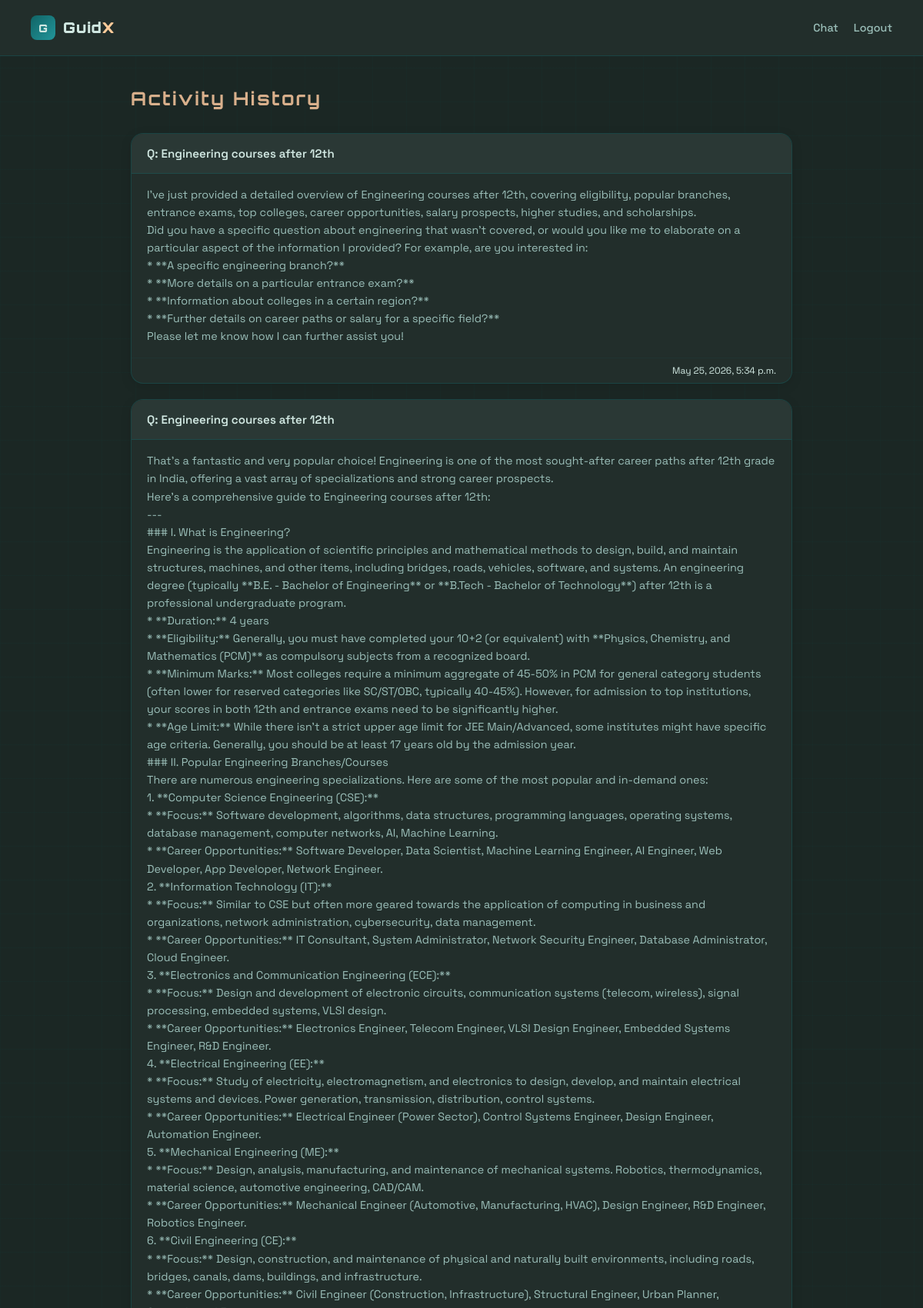
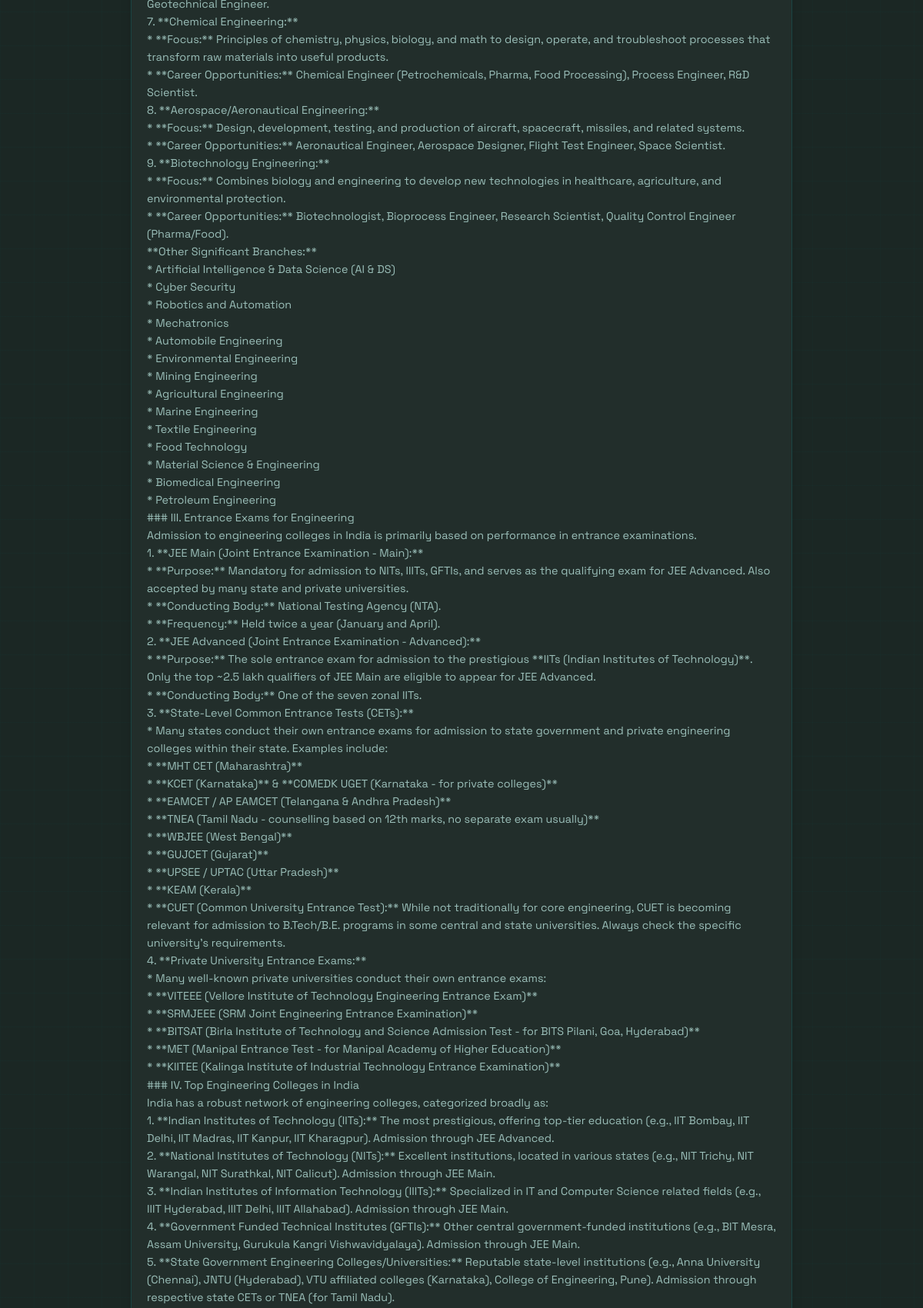
The app's page /chatbot/history/ (signed in, upper part) with its own data (2 pictures, top to bottom).
### chatbot/models.py (models this page shows, shortened)
class SearchHistory(models.Model):
    profile = models.ForeignKey(StudentProfile, on_delete=models.CASCADE, related_name='history')
    user = models.ForeignKey(User, on_delete=models.SET_NULL, null=True, blank=True, related_name='history')
    conversation_id = models.CharField(max_length=255, null=True, blank=True)
    query = models.TextField()
    response = models.TextField()
    timestamp = models.DateTimeField(auto_now_add=True)

### chatbot/views.py (the view)
# urls.py: path("history/", views.history_page, name="history"),
def history_page(request):
    if not request.user.is_authenticated:
        return redirect("/chatbot/login/")
    history = SearchHistory.objects.filter(user=request.user).order_by("-timestamp")[:50]
    return render(request, "chatbot/history.html", {"history": history})

### chatbot/templates/chatbot/history.html (shortened to what this page needs)
<!DOCTYPE html>
<html lang="en">
<head>
</head>
<body>
    <header class="header">
        <a href="/chatbot/home/" class="brand">
            <div class="brand-icon"><div class="brand-icon-letter">G</div></div>
            <div class="brand-name">Guid<span class="x">X</span></div>
        </a>
        <nav class="user-nav">
            <a href="/chatbot/" class="nav-link">Chat</a>
            <a href="/chatbot/logout/" class="nav-link">Logout</a>
        </nav>
    </header>
    <main class="container">
        <h2>Activity History</h2>
        <div class="history-list">
            {% for item in history %}
                <div class="history-item">
                    <div class="query-box">Q: {{ item.query }}</div>
                    <div class="response-box">{{ item.response|linebreaks }}</div>
                    <div class="timestamp">{{ item.timestamp|date:"M j, Y, g:i a" }}</div>
                </div>
            {% empty %}
                <div class="empty-state">
                    <p>No activity recorded yet. Start a conversation with GuidX!</p>
                    <a href="/chatbot/" class="btn-chat">Start Chanting</a>
                </div>
            {% endfor %}
        </div>
    </main>
</body>
</html>

### chatbot/templates/chatbot/history.html (style rules this page uses)
:root { --teal-dk:#116466;--teal-md:#1a7a7c;--teal-lt:#22959a; --sand:#D9B08C;--sand-lt:#FFCB9A;--mint:#D1E8E2;--mint-dk:#a8d5cc; --bg:#1b2724;--surface:#222e2b;--surface2:#2a3835; --border:rgba(17,100,102,0.4);--text:#D1E8E2;--text2:#9bbfb9; --glow:rgba(17,100,102,0.45);--glow-sand:rgba(255,203,154,0.2); }
* { box-sizing: border-box; margin: 0; padding: 0; -webkit-font-smoothing: antialiased; }
body { font-family: 'Space Grotesk', system-ui, sans-serif; background: var(--bg); color: var(--text); min-height: 100vh; display: flex; flex-direction: column; overflow-x: hidden; position: relative; }
body::before { content: ''; position: fixed; inset: 0; background-image: linear-gradient(rgba(17,100,102,0.05) 1px, transparent 1px), linear-gradient(90deg, rgba(17,100,102,0.05) 1px, transparent 1px); background-size: 44px 44px; z-index: 0; }
.header { padding: 20px 40px; background: var(--surface); border-bottom: 1px solid var(--border); display: flex; justify-content: space-between; align-items: center; position: sticky; top: 0; z-index: 100; }
.brand { display: flex; align-items: center; gap: 10px; text-decoration: none; }
.brand-icon { width: 32px; height: 32px; background: linear-gradient(135deg, var(--teal-dk), var(--teal-lt)); border-radius: 8px; display: flex; align-items: center; justify-content: center; }
.brand-icon-letter { font-family: 'Orbitron', sans-serif; font-size: 14px; font-weight: 900; color: var(--mint); }
.brand-name { font-family: 'Orbitron', sans-serif; font-size: 1.2rem; font-weight: 900; color: var(--mint); letter-spacing: 0.05em; }
.brand-name .x { color: var(--sand-lt); }
.user-nav { display: flex; gap: 20px; align-items: center; }
.nav-link { color: var(--text2); text-decoration: none; font-size: 0.9rem; font-weight: 500; transition: color 0.2s; }
.container { flex: 1; width: 100%; max-width: 900px; margin: 40px auto; padding: 0 20px; position: relative; z-index: 10; }
h2 { font-family: 'Orbitron', sans-serif; font-size: 1.5rem; color: var(--sand); margin-bottom: 30px; letter-spacing: 0.1em; }
.history-list { display: flex; flex-direction: column; gap: 20px; }
.history-item { background: var(--surface); border: 1px solid var(--border); border-radius: 16px; overflow: hidden; box-shadow: 0 4px 15px rgba(0,0,0,0.1); transition: transform 0.2s; }
.query-box { padding: 16px 20px; background: var(--surface2); border-bottom: 1px solid var(--border); font-weight: 600; color: var(--mint); font-size: 0.95rem; }
.response-box { padding: 16px 20px; color: var(--text2); font-size: 0.9rem; line-height: 1.6; }
.timestamp { padding: 8px 20px; font-size: 0.75rem; color: var(--text3); border-top: 1px solid rgba(17,100,102,0.1); text-align: right; }

### records on screen
SearchHistory: query "Engineering courses after 12th", response "I've just provided a detailed overview of Engineering courses after 12th, covering eligibility, popular branches, entrance exams, top colleges, career opportunities, salary prospects, higher studies, and scholarships. Did you have a specific question about engineering that wasn't covered, or would you like me to elaborate on a particular aspect of the information I provided? For example, are you interested in: * **A specific engineering branch?** * **More details on a particular entrance exam?** * **Information about colleges in a certain region?** * **Further details on career paths or salary for a specific field?** Please let me know how I can further assist you!", timestamp "May 25, 2026, 5:34 p.m."
SearchHistory: query "Engineering courses after 12th", response "That's a fantastic and very popular choice! Engineering is one of the most sought-after career paths after 12th grade in India, offering a vast array of specializations and strong career prospects. Here's a comprehensive guide to Engineering courses after 12th: --- ### I. What is Engineering? Engineering is the application of scientific principles and mathematical methods to design, build, and maintain structures, machines, and other items, including bridges, roads, vehicles, software, and systems. An engineering degree (typically **B.E. - Bachelor of Engineering** or **B.Tech - Bachelor of Technology**) after 12th is a professional undergraduate program. * **Duration:** 4 years *…"
